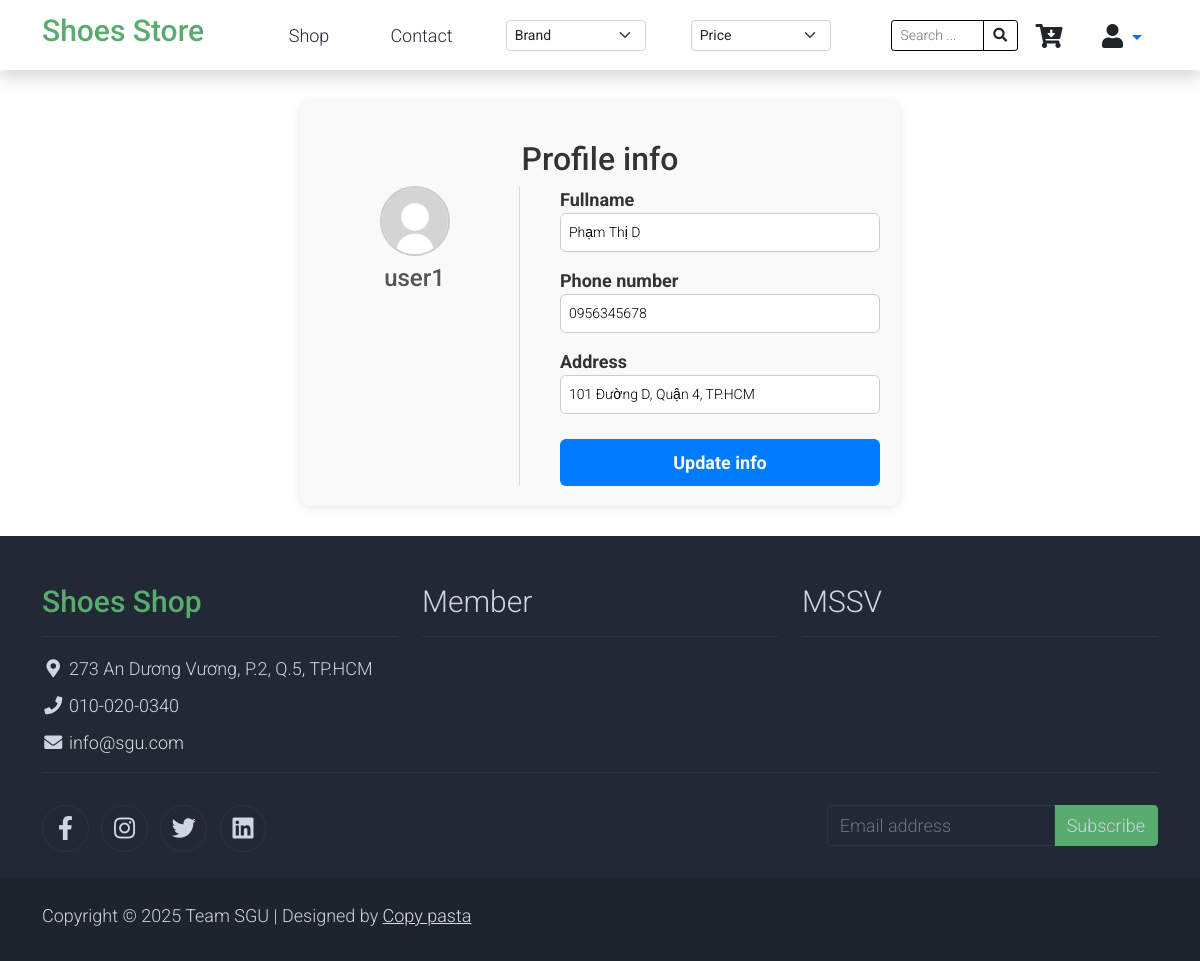
Screenshot of /public/index.php?page=Profile&action=profile (signed in) with the database file from the repository.
### tables this page shows
CREATE TABLE `customer` (
  `id` int(11) NOT NULL,
  `user_id` int(11) NOT NULL,
  `fullname` varchar(255) NOT NULL,
  `phone` varchar(15) NOT NULL,
  `address` text DEFAULT NULL,
  `created_at` datetime DEFAULT NULL,
  `updated_at` datetime DEFAULT NULL
);

CREATE TABLE `user` (
  `id` int(11) NOT NULL,
  `username` varchar(255) NOT NULL,
  `password` varchar(255) NOT NULL,
  `email` varchar(255) NOT NULL,
  `role_id` int(11) NOT NULL,
  `status` int(11) DEFAULT NULL,
  `created_at` datetime DEFAULT NULL,
  `updated_at` datetime DEFAULT NULL
);

### user/view/Profile.php (called while the page is built)
<?php
include __DIR__ . '/../resource/shared/Header.php';
include __DIR__ . '/../resource/content/Profile.php';
include __DIR__ . '/../resource/shared/Footer.php';

### user/controller/ProfileController.php (called while the page is built, shortened)
<?php
require_once __DIR__ . "/../model/User.php";
require_once __DIR__ . "/../../config/init.php";
class ProfileController extends BaseController
{
    private $userModel;
    public function __construct()
    {
        $this->userModel = new User();
    }
    public function profile()
    {
        try {
            $userId = $_SESSION["userId"];
            $user = $this->userModel->getUserByid($userId);
            $this->render("Profile.php", ["user" => $user]);
        } catch (Exception $ex) {
            http_response_code(500);
            echo json_encode([
                "status" => 500,
                "message" => $ex->getMessage()
            ]);
        }
    }
}

### user/Route.php (called while the page is built, shortened)
<?php
require_once __DIR__ . "/../config/init.php";
$action = $_GET['action'] ?? 'index';
$params = [];
$controllerInstance = new $controllerName();
$controllerInstance->$action($params);

### config/init.php (called while the page is built, shortened)
<?php
class Database
{
    private $conn;
    private $servername = "localhost";
    private $username = "root";
    private $password = "";
    private $dbname = "shoesstore-backup";
    private function connectDB()
    {
        $this->conn = new mysqli($this->servername, $this->username, $this->password, $this->dbname);
    }
    public function getConnection()
    {
        return $this->conn;
    }
}

### user/model/User.php (called while the page is built, shortened)
<?php
require_once __DIR__ . "/../../config/init.php";
class User
{
    private $conn;
    public function __construct()
    {
        $db = new Database();
        $this->conn = $db->getConnection();
    }
    public function getUserByid($userId)
    {
        $sql = "SELECT cu.fullname, cu.address, us.username, us.email, cu.phone
                FROM customer cu
                JOIN user us on cu.user_id = us.id
                WHERE user_id = ?";
        $stmt = $this->conn->prepare($sql);
        $stmt->bind_param("i", $userId);
        $stmt->execute();
        $result = $stmt->get_result();
        $user = null;
        if ($result->num_rows > 0) {
            $user = $result->fetch_assoc();
        }
        return $user;
    }
}

### user/resource/content/Profile.php (the view)
<?php
require_once __DIR__ . "/../../../config/init.php";
?>
<div id="ajaxLoad">
    <div class="profile">
        <h2>Profile info</h2>
        <div class="profile-body">
            <div class="profile-nav">
                <div class="profile-avatar">
                    <div class="item-img">
                        <img src="/ShoesStore/public/assets/images/avatar_default.jpg" alt="Avatar">
                    </div>
                    <div class="item-username">
                        <h4><?php echo htmlspecialchars($user['username']) ?? '' ?></h4>
                    </div>
                </div>
            </div>
            <div class="profile-main">
                <form id="form-info" class="profile-content">
                    <div class="profile-content-item">
                        <span>Fullname</span>
                        <input type="text" name="fullname"
                            value="<?php echo htmlspecialchars($user['fullname']) ?? '' ?>"
                            data-old="<?php echo htmlspecialchars($user['fullname']) ?? '' ?>"
                            placeholder="Fullname">
                    </div>
                    <div class="profile-content-item">
                        <span>Phone number</span>
                        <input type="number" name="phone"
                            value="<?php echo htmlspecialchars($user['phone']) ?? '' ?>"
                            data-old="<?php echo htmlspecialchars($user['phone']) ?? '' ?>"
                            placeholder="Phone number">
                    </div>
                    <div class="profile-content-item">
                        <span>Address</span>
                        <input type="text" name="address"
                            value="<?php echo htmlspecialchars($user['address']) ?? '' ?>"
                            data-old="<?php echo htmlspecialchars($user['address']) ?? '' ?>"
                            placeholder="Address">
                    </div>
                    <button class="btnChange" type="submit">Update info</button>
                </form>
            </div>
        </div>
    </div>
</div>

### public/assets/css/templatemo.css (style rules this page uses)
body, ul, li, p, a, label, input, div { font-family: 'Roboto', sans-serif; font-size: 18px !important; font-weight: 300 !important; }

### public/assets/css/profile.css (style rules this page uses)
.profile { width: 600px; margin: 30px auto; padding: 20px; border-radius: 12px; background-color: #f9f9f9; box-shadow: 0 2px 10px rgba(0, 0, 0, 0.1); }
.profile h2 { text-align: center; color: #333; margin-top: 20px; }
.profile-body { display: flex; gap: 40px; }
.profile-nav { width: 200px; display: flex; flex-direction: column; align-items: center; padding-right: 10px; border-right: 1px solid #ddd; gap: 30px; }
.profile-avatar { display: flex; flex-direction: column; align-items: center; gap: 8px; }
.item-img img { width: 70px; height: 70px; object-fit: cover; border-radius: 50%; border: 2px solid #ccc; }
.item-username h4 { margin: 0; color: #555; }
.profile-main { flex: 1; }
.profile-content { display: flex; flex-direction: column; gap: 15px; }
.profile-content-item { display: flex; flex-direction: column; }
.profile-content-item span { font-weight: bold; color: #333; }
.profile-content-item input { padding: 8px !important; font-size: 14px !important; border: 1px solid #ccc; border-radius: 6px; outline: none; transition: border-color 0.2s; }
.btnChange { align-self: flex-start; width: 100%; margin-top: 10px; padding: 10px 18px; border: none; border-radius: 6px; background-color: #007bff; color: white; font-weight: bold; cursor: pointer; transition: background-color 0.2s ease; }

### rows the page displays
customer: user.username "user1", fullname "Phạm Thị D", phone "0956345678", address "101 Đường D, Quận 4, TP.HCM"
